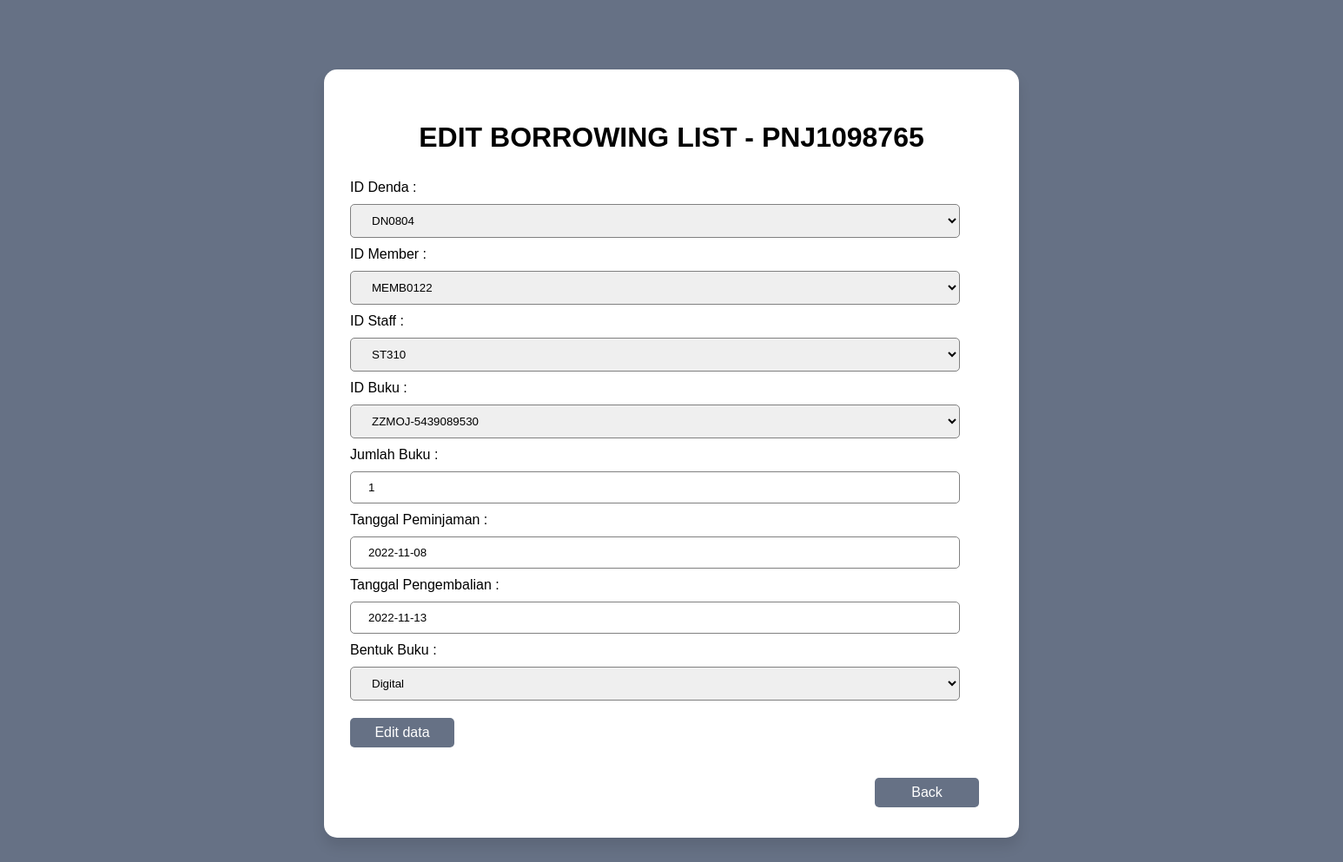
Page /editBorrowing.php?id=PNJ1098765 on the committed database.
### tables this page shows
CREATE TABLE `peminjaman` (
  `idPeminjaman` char(20) NOT NULL,
  `idDenda` char(20) NOT NULL,
  `memberId` char(20) NOT NULL,
  `staffId` char(20) NOT NULL,
  `bookId` char(20) NOT NULL,
  `jumlahBuku` int(11) DEFAULT NULL,
  `tanggalPeminjaman` date DEFAULT NULL,
  `tanggalPengembalian` date DEFAULT NULL,
  `bentukBuku` char(20) DEFAULT NULL
);

### editBorrowing.php (the view, shortened to what this page needs)
<?php
$conn = mysqli_connect("localhost", "root", "", "sistemPerpustakaan");
$keyword = $_GET["id"];
$query = "SELECT * FROM peminjaman WHERE idPeminjaman = '$keyword'";
$result = mysqli_query($conn, $query);
$res = mysqli_fetch_assoc($result);
?>
<!DOCTYPE html>
<html lang="en">
<head>
    <link rel="stylesheet" href="editMenu.css">
</head>
<body>
    <div class="container">
        <div class="login">
            <h1>Edit Borrowing List - <?= $res["idPeminjaman"]; ?></h1>
            <form action="" method="post">
                <label for="idDenda">ID Denda : </label>
                <select name="idDenda" id="idDenda">
                    <option value= "<?= $res["idDenda"]; ?>"> <?= $res["idDenda"]; ?></option>
                </select>
                <label for="memberId">ID Member : </label>
                <select name="memberId" id="memberId">
                    <option value= "<?= $res["memberId"]; ?>"> <?= $res["memberId"]; ?></option>
                </select>
                <label for="staffId">ID Staff : </label>
                <select name="staffId" id="staffId">
                    <option value= "<?= $res["staffId"]; ?>"> <?= $res["staffId"]; ?></option>
                </select>
                <label for="bookId">ID Buku : </label>
                <select name="bookId" id="bookId">
                    <option value= "<?= $res["bookId"]; ?>"> <?= $res["bookId"]; ?></option>
                </select>
                <label for="jumlahBuku">Jumlah Buku : </label>
                <input type="text" name="jumlahBuku" id="jumlahBuku" autocomplete= "off" value="<?= $res["jumlahBuku"]; ?>" required>
                <label for="tanggalPeminjaman">Tanggal Peminjaman : </label>
                <input type="text" name="tanggalPeminjaman" id="tanggalPeminjaman" autocomplete= "off" value="<?= $res["tanggalPeminjaman"]; ?>" required>
                <label for="tanggalPengembalian">Tanggal Pengembalian : </label>
                <input type="text" name="tanggalPengembalian" id="tanggalPengembalian" autocomplete= "off" value="<?= $res["tanggalPengembalian"]; ?>" required>
                <label for="bentukBuku">Bentuk Buku : </label>
                <select name="bentukBuku" id="bentukBuku">
                    <option value= "<?= $res["bentukBuku"]; ?>"> <?= $res["bentukBuku"]; ?></option>
                </select>
                <button type="submit" name="editData">Edit data</button>
            </form>
            <form action="" method="post" class="backButton">
                <button type="submit" name="back">Back</button>
            </form>
        </div>
    </div>
</body>
</html>

### editMenu.css (style rules this page uses)
* { margin: 0; padding: 0; box-sizing: border-box; font-family: 'Gill Sans', 'Gill Sans MT', Calibri, 'Trebuchet MS', sans-serif; }
body { display: flex; justify-content: center; align-items: center; min-height: 100vh; background: #667185; }
.container { margin: 80px auto; width: 100%; display: flex; max-width: 800px; padding: 10px; background: #fff; border-radius: 15px; box-shadow: 0 10px 15px rgba(0, 0, 0, 0.1); }
form { width: 90%; margin: 10px 20px; }
h1 { margin: 50px 0 30px; text-align: center; font-weight: bolder; text-transform: uppercase; }
input[type=text], select { width: 100%; border: none; outline: none; padding: 10px 20px; border-radius: 5px; box-sizing: border-box; border: 1px solid gray; margin: 10px 0; }
.login { width: 1500px; }
button { border: none; outline: none; padding: 8px; width: 120px; color: #fff; font-size: 16px; cursor: pointer; margin-top: 10px; margin-bottom: 15px; border-radius: 5px; background: #667185; }
.backButton { margin-left: 80%; }

### rows in the picture
peminjaman: idPeminjaman "PNJ1098765", idDenda "DN0804", memberId "MEMB0122", staffId "ST310", bookId "ZZMOJ-5439089530", jumlahBuku "1", tanggalPeminjaman "2022-11-08", tanggalPengembalian "2022-11-13", bentukBuku "Digital"
